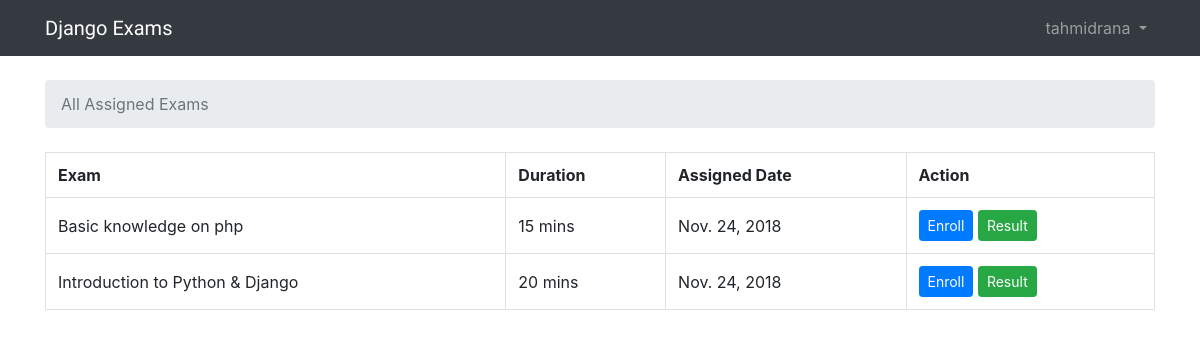
The app's page / (signed in), older data.
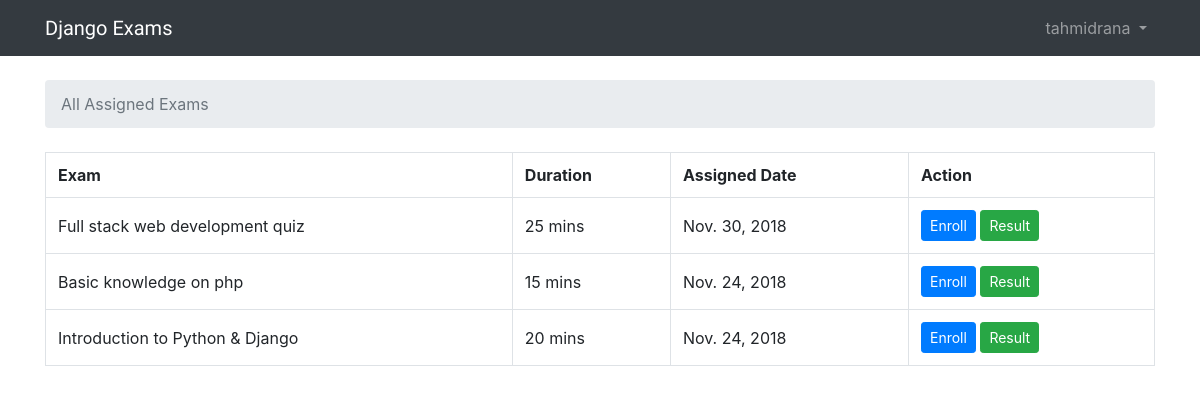
The same page, newer data.
### exam_assign/models.py (models this page shows)
class ExamAssign(models.Model):
    user = models.ForeignKey(User, on_delete=models.CASCADE)
    exam = models.ForeignKey(Exam, on_delete=models.SET_NULL, null=True)
    assigned_on = models.DateField(auto_now_add=True)
    started_on = models.DateTimeField(null=True, blank=True)
    submitted_on = models.DateTimeField(null=True, blank=True)
    obtained_mark = models.IntegerField(null=True, blank=True)

### exams/models.py (models this page shows, shortened)
class Exam(models.Model):
    title = models.CharField(max_length=250)
    duration = models.IntegerField()
    mark = models.IntegerField()
    pass_mark = models.IntegerField()
    created_on = models.DateField(auto_now_add=True)

### home/views.py (the view)
# urls.py: path("", home_views.my_exam_list, name="home"),
def my_exam_list(request):
    if not request.user.is_authenticated:
        exam_list = None
    else:
        exam_list = ExamAssign.objects.filter(user=request.user).order_by("-id")
    context = {"user_exam_list": exam_list}
    return render(request, "exam_list.html", context)

### templates/exam_list.html
{% extends 'base.html' %}
{% block breadcrumb %}
<li class="breadcrumb-item active">All Assigned Exams</li>
{% endblock breadcrumb %}
{% block content %}
<table class="table table-bordered">
    <tr>
        <th>Exam</th>
        <th>Duration</th>
        <th>Assigned Date</th>
        <th>Action</th>
    </tr>
    {% if user_exam_list %}
    {% for user_exam in user_exam_list %}
    <tr>
        <td class="align-middle">{{ user_exam.exam.title }}</td>
        <td class="align-middle">{{ user_exam.exam.duration }} mins</td>
        <td class="align-middle">{{ user_exam.assigned_on }} </td>
        <td class="align-middle"> <a href="{% url 'enroll_exam' user_exam.id %}" class="btn btn-sm btn-primary">Enroll</a>
            <a href="{% url 'exam_result' user_exam.id %}" class="btn btn-sm btn-success">Result</a>
        </td>
    </tr>
    {% endfor %}
    {% else %}
    <h3 class="text-center text-warning">Please Login to get assigned exam list</h3>
    {% endif %}
</table>
{% endblock content %}

### templates/base.html (shortened to what this page needs)
{% load static %}
<html>
<head>
    <link rel="stylesheet" href="https://maxcdn.bootstrapcdn.com/bootstrap/4.0.0/css/bootstrap.min.css"
>
    <link rel="stylesheet" href="{% static 'css/app.css' %}">
</head>
<body>
    {% block body %}
    <nav class="navbar navbar-expand-sm navbar-dark bg-dark">
        <div class="container">
            <a class="navbar-brand" href="{% url 'home' %}">Django Exams</a>
            <div class="collapse navbar-collapse" id="mainMenu">
                {% if user.is_authenticated %}
                <ul class="navbar-nav ml-auto">
                    <li class="nav-item dropdown">
                        <a class="nav-link dropdown-toggle" href="#" id="userMenu" data-toggle="dropdown" aria-haspopup="true"
                            aria-expanded="false">
                            {{ user.username }}
                        </a>
                    </li>
                </ul>
                {% else %}
                <form class="form-inline ml-auto">
                    <a href="{% url 'login' %}" class="btn btn-outline-secondary">Log in</a>
                    <a href="{% url 'signup' %}" class="btn btn-primary ml-2">Sign up</a>
                </form>
                {% endif %}
            </div>
        </div>
    </nav>
    <div class="container">
        <ol class="breadcrumb my-4">
            {% block breadcrumb %}
            {% endblock %}
        </ol>
        {% block content %}
        {% endblock %}
    </div>
    {% endblock body %}
</body>
</html>

### static/css/app.css (style rules this page uses)
.navbar-brand { font-family: 'Peralta', cursive; }

Row changes from the older to the newer data that the page shows:
added ExamAssign: exam "Full stack web development quiz", exam.duration "25", assigned_on "Nov. 30, 2018"
